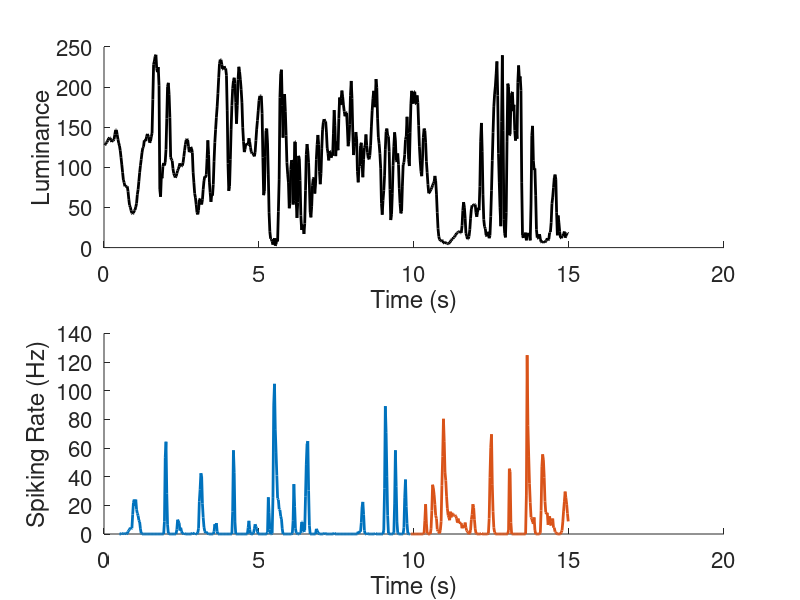
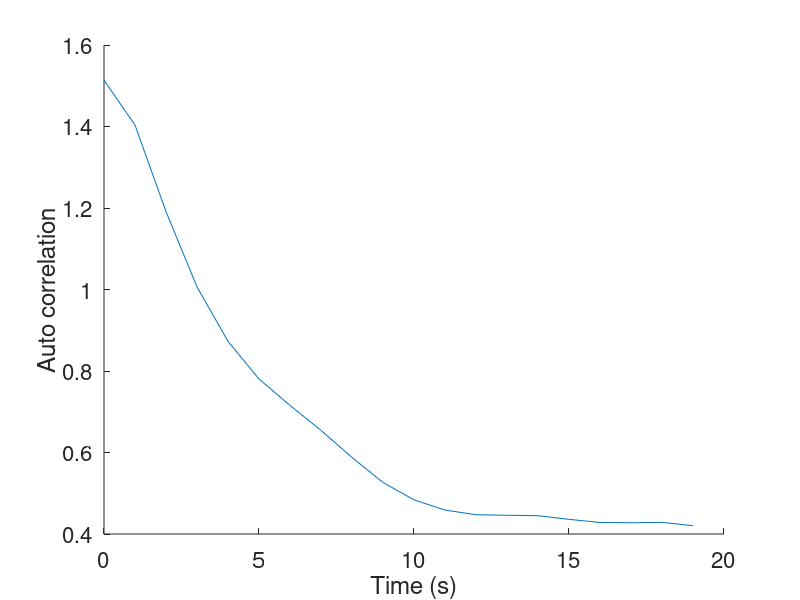
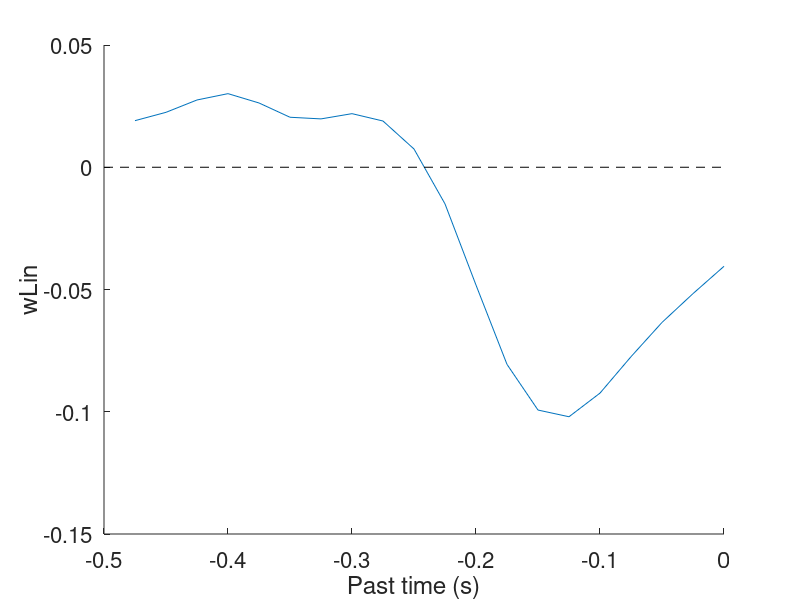
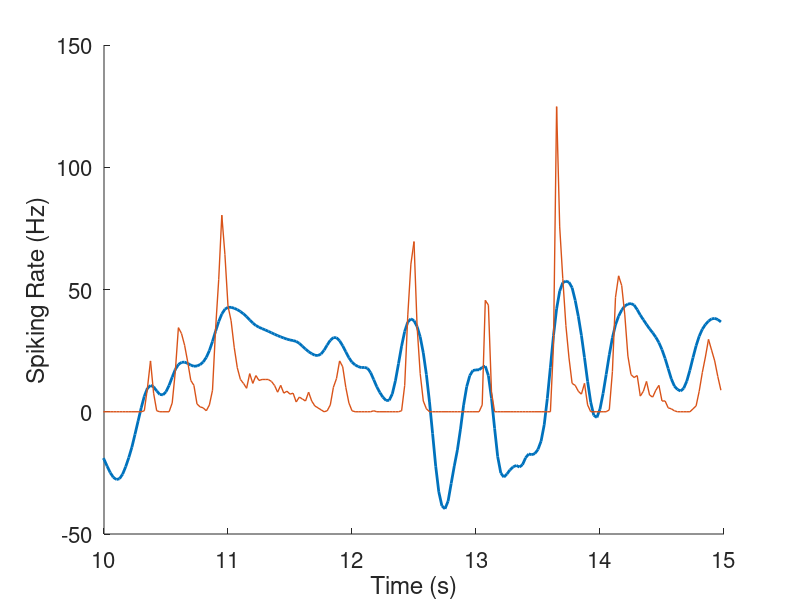

MATLAB code for these plots, in order: (Note: this script raises an error after producing the figures.)
%%                    Main Code
%%============================================================================

clc
clear all   % ctrl+r:   comment
close all   % ctrl+t: uncomment

RA = 217276;

%%============================================================================
whos -file dataENSTA_Lect_1.mat % sees  data
% Name             Size              Bytes  Class     Attributes

% binnedOFF      100x599            479200  double              
% binnedON       100x599            479200  double              
% dt               1x1                   8  double              
% stim           599x1                4792  double              

load dataENSTA_Lect_1.mat       % loads data

[R T] = size(binnedOFF);
integrationTime = 0.5/dt;


%% COMPUTE AND VISUALIZE PSTH AND STIMULUS
%%============================================================================
%
% r = mean( n(t,r) , r )
% psth = r/dt
%
timeTr = integrationTime:floor(0.66*T);
timeTe = ceil(0.66*T):T;
TTr = numel(timeTr);
TTe = numel(timeTe);


rTr = mean(binnedOFF(:,timeTr),1);
rTe = mean(binnedOFF(:,timeTe),1);

psthTr = rTr/dt;
psthTe = rTe/dt;

fig=figure;

subplot(2,1,1)
hold on
plot((1:T)*dt,stim,'k','LineWidth',2.0)
xlabel('Time (s)')
ylabel('Luminance')
set(gca,'Fontsize',16);
set(gca,'box','off')

subplot(2,1,2)
hold on
plot(timeTr*dt,psthTr,'LineWidth',2.0)
plot(timeTe*dt,psthTe,'LineWidth',2.0)
xlabel('Time (s)')
ylabel('Spiking Rate (Hz)')
set(gca,'Fontsize',16);
set(gca,'box','off')


%%  LINEAR MODEL
%%============================================================================

% f(t) = \sum_tau w(tau) * ( x(t-tau) -mean(x) ) + b
% We seek to minimize 1/2 * \sum_t (r(t) - f(t) ).^2
%
% r(t) -> rTilde(t) = r(t)-mean(r)
% x(t) -> xTilde(t) = ( x(t)-mean(x) ) / std(x)
%
% autoCov(tau,tau') = \sum_t xTilde(t+tau) xTilde(t+tau')
% STA(tau) = \sum_t rTilde(t) * xTilde(t-tau)
% w(tau) =  STA * Inv(autoCov) 
% 



%% STIMULUS PRE-PROCESSING
%%============================================================================
timeRange = integrationTime:T;

%%%%%%%%%%%%    represents codes to be changed
% different, transpose of stimilus
stimTilde = (stim - mean(stim))/std(stim);  % remove mean and normalize over the standard deviation
%%%%%%%%%%%%

fullStim = zeros([T integrationTime]);

for tt=timeRange
    fullStim(tt,:) = stimTilde((tt-integrationTime+1) :tt);
end


%% STIMULUS AUTOCORRELATION
%%============================================================================
% luminance of time is related with the luminance from the previous and next time
% simplify calculation from the correlation calcules
% using the linear mode to calcule the matrix
%%%%%%%%%%%%
% different
stimAutoCorr = fullStim' * fullStim;        % compute autocorrelation of fullStim over training times
%%%%%%%%%%%%

fig=figure;
hold on
plot( 0:integrationTime-1,stimAutoCorr(1,:)/TTr )
xlabel('Time (s)')
ylabel('Auto correlation')
set(gca,'Fontsize',16);
set(gca,'box','off')
% expected that the data is decreesing, overtime the correlation is getting slower
% STA, the average of the data slide 13 of TD2
% STA


%% STA = Spike-Triggered Average, and LINEAR FILTER
%%============================================================================
% formula to calculated
% STA(tau) = \sum_t rTilde(t) * xTilde(t-tau)
% w(tau) =  STA * Inv(autoCov) 
% b = mean( r(t) ) response
%
% But we will first ignore off diagonal elements in autoCorrelation
%   input is normalized normaly
%   output is not normalized normaly
%


%%%%%%%%%%%%
b = mean(rTr);  % mean of rTr
rTrTilde = rTr - b; % remove the mean to analyse the behavior of the curve in time
STA = rTrTilde * fullStim(timeTr, :);
%%%%%%%%%%%%

wLin = STA * inv( diag(diag( stimAutoCorr ) ) ); % normalizy by the diagonal part of the 
% ignore the fact the facct thtat the situmulous is corrected for the moment and continue with the calculation
% in theory as the code is 
% in exam a code would be given to be completed but the evaluation will take part as what is happennig with the code
% what are seeing:
    % it is biphasical, has a positive and a negative part
    % it is off, not logic gate behavior
    % it does not start at zero, has delay to behavior
    % as the values has autocorrelation 
    % as long as we ignore the autocorrelation the graph will have this behavior
    % biologicaly the plot it does not sense

fig=figure;
hold on
plot((1-integrationTime:0)*dt,wLin) % comment
plot( [-dt*integrationTime 0],[0 0],'--k')
xlabel('Past time (s)')
ylabel('wLin')
set(gca,'Fontsize',16);
set(gca,'box','off')


%% LINEAR PREDICTION
%%============================================================================
%
% f(t) = \sum_tau w(tau) * ( x(t-tau) -mean(x) ) + b
% missing the normal deviation of the sitimula
%


%%%%%%%%%%%%
fLin =  wLin * fullStim(timeTe, :)' + b; % compute prediction for testing times
% makes the matrix multiplication or the convolution cod
%%%%%%%%%%%%

% perfLinReg = corr(psthTe', fLin')

fig=figure;
hold on
plot(timeTe*dt,fLin/dt,'LineWidth',2.0)
plot(timeTe*dt,psthTe,'LineWidth',1.0)
xlim([10 15])
xlabel('Time (s)')
ylabel('Spiking Rate (Hz)')
set(gca,'Fontsize',16);
set(gca,'box','off')

%% WHAT IS HAPPENING ??
%
% Do a scatter plot of psth against prediction
%
% average number of spakes so it should be always positive
% trunquate when the values are negative to remove the problems discovered from the output result

fig=figure;
hold on
%%%%%%%%%%%%
% plot( ??? , ??? , '.','MarkerSize',12)
%%%%%%%%%%%%
plot([-100 100],[-100 100],'--k')
xlabel('PSTH')
ylabel('PREDICTION')
set(gca,'Fontsize',16);
set(gca,'box','off')


%% ReLU TRUNCATION
%
% ReLU(x) = max(x,0)
%

%%%%%%%%%%%%
% implement non-linearity, very common in the brain, in the eyes and in machine learning. it is need to add some non linearity to aproximate the system

fReLU = max(fLin, 0);
% different
% perfReLU = ???
%%%%%%%%%%%%

fig=figure;
hold on
%%%%%%%%%%%%
% different
% plot( ??? , ??? ,'LineWidth',2.0)
% plot( ??? ,psthTe,'LineWidth',1.0)
%%%%%%%%%%%%

xlim([10 15])
xlabel('Time (s)')
ylabel('Spiking Rate (Hz)')
set(gca,'Fontsize',16);
set(gca,'box','off')

%% INCLUDING FULL AUTOCOVARIANCE 
% 
% STA(tau) = \sum_t rTilde(t) * xTilde(t-tau)
% w(tau) =  STA * Inv(autoCov)
% b = mean( r(t) )
%
% And now with the full autoCorrelation
%

%%%%%%%%%%%%
% different
% wLinAC = STA * ????
%%%%%%%%%%%%

fig=figure;
hold on
plot((1-integrationTime:0)*dt,wLin,'LineWidth',2.0) % comment
plot((1-integrationTime:0)*dt,wLinAC,'LineWidth',2.0) % comment
plot( [-dt*integrationTime 0],[0 0],'--k')
xlabel('Past time (s)')
ylabel('wLin')
set(gca,'Fontsize',16);
set(gca,'box','off')

%%%%%%%%%%%%
% different
% fLinAC = ???
%%%%%%%%%%%%

% different >---------------------------------------------------------------<
% fReLUAC 
perfLinAC = corr(psthTe', fLinAC')

fig=figure;
hold on
plot(timeTe*dt,fLin/dt,'LineWidth',2.0)
plot(timeTe*dt,psthTe,'LineWidth',1.0)
plot(timeTe*dt,fLinAC/dt,'LineWidth',1.0)
xlim([10 15]);
xlabel('Time (s)')
ylabel('Spiking Rate (Hz)')
set(gca,'Fontsize',16);
set(gca,'box','off')


%% SMOOTHNESS REGULARIZATION
% teacher version will have the response: it will be shared. run the teacher code and the read the code of the teacher and after we willl discuss the plot to try to understand the code and comment as it will be demaned for the examen
% work with the student code and then work with the teacher version
% f(t) = \sum_tau w(tau) * ( x(t-tau) -mean(x) ) + b
% We seek to minimize 1/2 * \sum_t (r(t) - f(t) ).^2 + lambda/2 * w * Laplacian * w
%
% w * Laplacian * w = sum_tau (w(tau) - w(tau+1)).^2
%


lapl = 4*eye(integrationTime);
lapl = lapl - diag( ones([integrationTime-1 1]),1);
lapl = lapl - diag( ones([integrationTime-1 1]),-1);
lapl(1,1) = 2;
lapl(end,end) = 2;

fig=figure;
imagesc(lapl);
colorbar;

%% Let's try with an example regularization strength 

lambda = 10;

%%%%%%%%%%%%
% wLinReg = ??? 
%%%%%%%%%%%%

fig=figure;
hold on
plot((1-integrationTime:0)*dt,wLin,'LineWidth',2.0) % comment
plot((1-integrationTime:0)*dt,wLinAC,'LineWidth',2.0) % comment
plot((1-integrationTime:0)*dt,wLinReg,'LineWidth',2.0) % comment
plot( [-dt*integrationTime 0],[0 0],'--k')
xlabel('Past time (s)')
ylabel('wLin')
set(gca,'Fontsize',16);
set(gca,'box','off')

%%%%%%%%%%%%
% fLinReg = ???
%%%%%%%%%%%%

perfLinReg = corr(psthTe', fLinReg')

fig=figure;
hold on
plot(timeTe*dt,fLin/dt,'LineWidth',2.0)
plot(timeTe*dt,psthTe,'LineWidth',1.0)
plot(timeTe*dt,fLinAC/dt,'LineWidth',1.0)
plot(timeTe*dt,fLinReg/dt,'LineWidth',1.0)
xlim([10 15])
xlabel('Time (s)')
ylabel('Spiking Rate (Hz)')
set(gca,'Fontsize',16);
set(gca,'box','off')

%% LAMBDA OPTIMIZATION

lambdaRange = logspace(-2,4,30);
nLambda = numel(lambdaRange);
perfLambda = zeros([nLambda 1]);

for ll = 1:nLambda
    lambda=lambdaRange(ll);
    wLinReg = STA * inv( stimAutoCorr + lambda * lapl );
    fLinReg = wLinReg * fullStim(timeTe,:)' + b; % comment

    perfLambda(ll) =  corr(psthTe', fLinReg');
end


fig=figure;
hold on
plot(lambdaRange,perfLambda,'LineWidth',2.0)
set(gca,'XScale','log')
xlabel('Regularization strenght')
ylabel('Performance')
set(gca,'Fontsize',16);
set(gca,'box','off')

%% COMPUTE OPTIMAL W and ADD ReLU

[~,llBest] = max(perfLambda);

lambda = lambdaRange(llBest);
wLinReg = STA * inv( stimAutoCorr + lambda * lapl );
fLinReg = wLinReg * fullStim(timeTe,:)' + b; % comment

perfLinReg = corr(psthTe', fLinReg')

perfReLUReg = corr(psthTe', max(fLinReg,0)')

fig=figure;
hold on
plot((1-integrationTime:0)*dt,wLin,'LineWidth',2.0) % comment
plot((1-integrationTime:0)*dt,wLinAC,'LineWidth',2.0) % comment
plot((1-integrationTime:0)*dt,wLinReg,'LineWidth',2.0) % comment
plot( [-dt*integrationTime 0],[0 0],'--k')
xlabel('Past time (s)')
ylabel('wLin')
set(gca,'Fontsize',16);
set(gca,'box','off')




